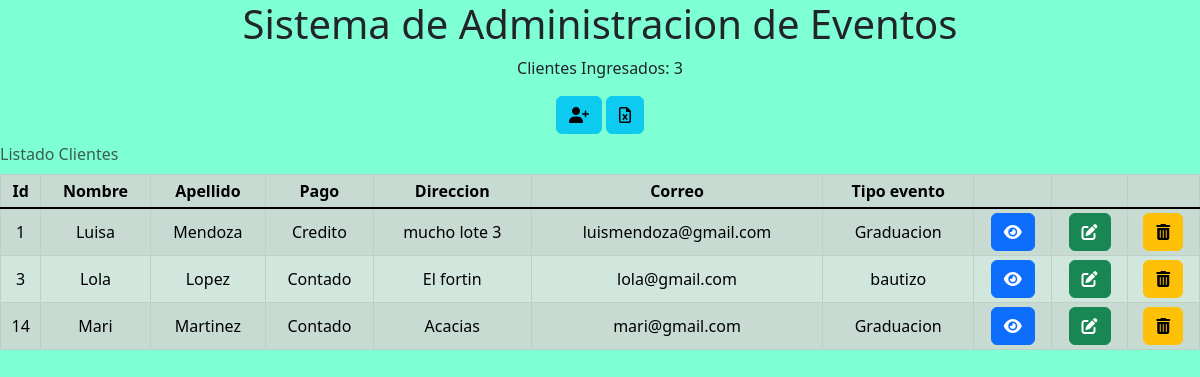
The page / on the database its author committed.
### eventos/models.py (models this page shows, shortened)
class Cliente(models.Model):
    PAGO = [
        ("Co", "Contado"),
        ("Cr", "Credito"),
    ]
    nombre = models.CharField(max_length=60)
    apellido = models.CharField(max_length=60)
    pago = models.CharField(max_length=2, choices=PAGO, null=True)
    direccion = models.CharField(max_length=70)
    correo = models.CharField(max_length=60)
    tipo = models.ForeignKey(Tipo, on_delete=models.SET_NULL, null=True)

class Tipo(models.Model):
    nombre_evento = models.CharField(max_length=60, null=True)
    cantidad_personas = models.IntegerField(null=True)
    duracion = models.CharField(max_length=30, null=True)
    forma_pago = models.CharField(max_length=60, null=True)

### webapp/views.py (the view)
# urls.py: path('', mostrar_clientes, name='inicio'),
def mostrar_clientes(request):
    cantidad_clientes = Cliente.objects.count()
    pagina = loader.get_template('Clientes.html')
    lista_clientes = Cliente.objects.all()
    datos = {'cantidad': cantidad_clientes, 'clientes': lista_clientes}
    return HttpResponse(pagina.render(datos, request))

### webapp/templates/Clientes.html (shortened to what this page needs)
<!DOCTYPE html>
<html lang="en">
<head>
    {% load static %}
    <link href="https://cdn.jsdelivr.net/npm/bootstrap@5.3.0/dist/css/bootstrap.min.css" rel="stylesheet">
</head>
<body style="background-color:aquamarine;">
<div class="panel panel-primary" align="center">
    <h1 class="display-6">Sistema de Administracion de Eventos</h1>
<p>Clientes Ingresados: {{cantidad}}</p>
</div>
<div align="center">
    <a class="btn btn-info" href="agregar_cliente/"><i class="fa-solid fa-user-plus"></i></a>
    <a class="btn btn-info" href="generar_archivo/"><i class="fa-regular fa-file-excel"></i></a>
</div>
<div class="table-responsive" align="center">
<table class="table table-success table-hover table-striped table-bordered table-sm align-middle caption-top text-center table-condensed">
    <caption>Listado Clientes</caption>
    <tr>
        <th>Id</th>
        <th>Nombre</th>
        <th>Apellido</th>
        <th>Pago</th>
        <th>Direccion</th>
        <th>Correo</th>
        <th>Tipo evento</th>
        <th> </th>
        <th> </th>
        <th> </th>
    </tr>
    <tbody class="table-group-divider">
        {% for cliente in clientes %}
            <tr>
                <td>{{cliente.id}}</td>
                <td>{{cliente.nombre}}</td>
                <td>{{cliente.apellido}}</td>
                <td>{% if cliente.pago == 'Co' %} Contado {% elif cliente.pago == 'Cr' %} Credito {% endif %}</td>
                <td>{{cliente.direccion}}</td>
                <td>{{cliente.correo}}</td>
                <td>{{cliente.tipo.nombre_evento}}</td>
                <td><a class="btn btn-primary" href="ver_cliente/{{cliente.id}}"><i class="fa-solid fa-eye"></i></a></td>
                <td><a class="btn btn-success" href="editar_cliente/{{cliente.id}}"><i class="fa-solid fa-pen-to-square"></i></a></td>
                <td><a class="btn btn-warning" href="eliminar_cliente/{{cliente.id}}"><i class="fa-solid fa-trash-can"></i></a></td>
            </tr>
        {% endfor %}
    </tbody>
</table>
    </div>
</body>
</html>

### rows shown on the page
Cliente: id "1", nombre "Luisa", apellido "Mendoza", pago "Credito", direccion "mucho lote 3", correo "luismendoza@gmail.com", tipo.nombre_evento "Graduacion"
Cliente: id "3", nombre "Lola", apellido "Lopez", pago "Contado", direccion "El fortin", correo "lola@gmail.com", tipo.nombre_evento "bautizo"
Cliente: id "14", nombre "Mari", apellido "Martinez", pago "Contado", direccion "Acacias", correo "mari@gmail.com", tipo.nombre_evento "Graduacion"

### other values the page prints
{{ cantidad }} "3"
